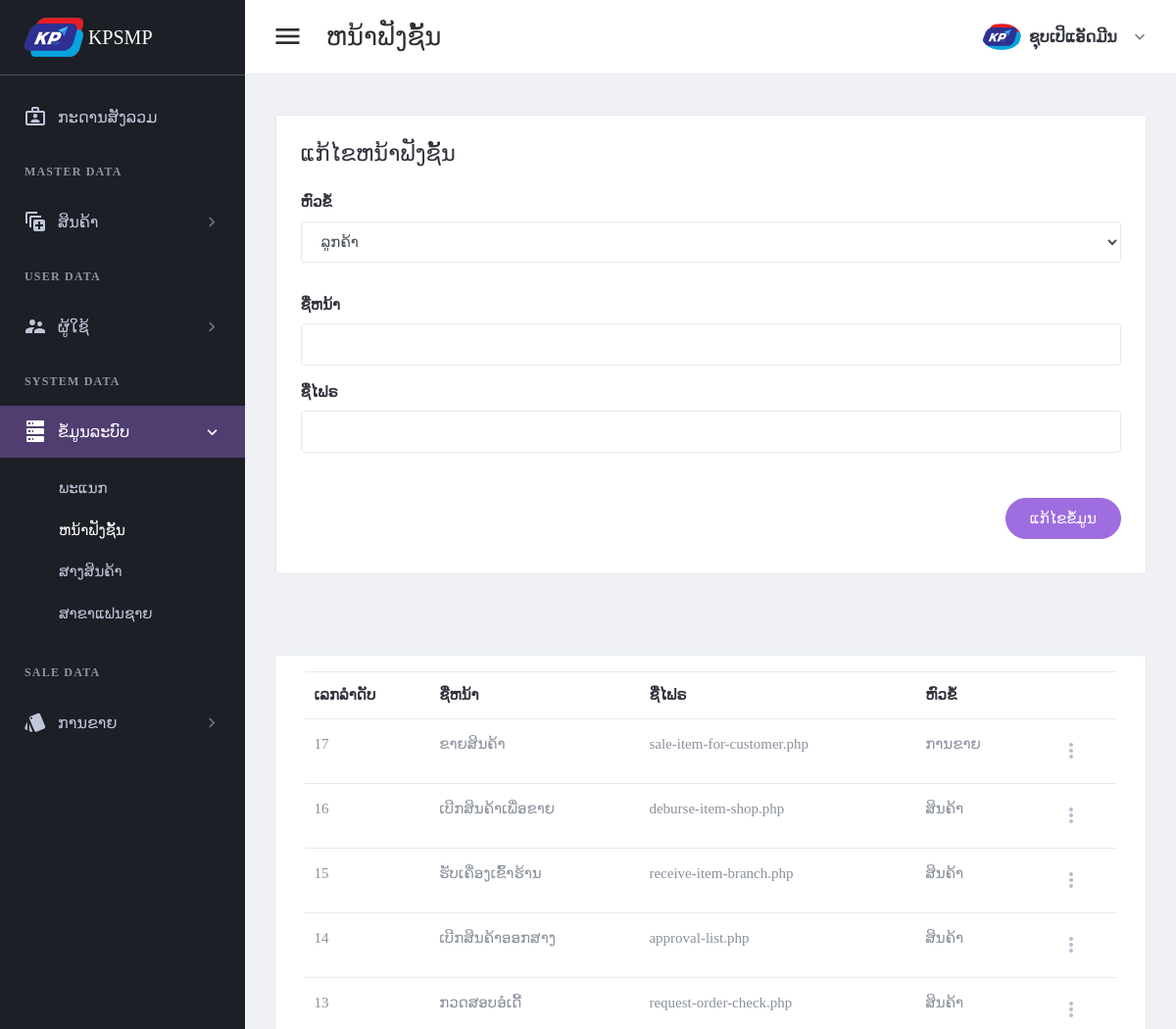
The app's page /page/edit-function.php (signed in, upper part), older data.
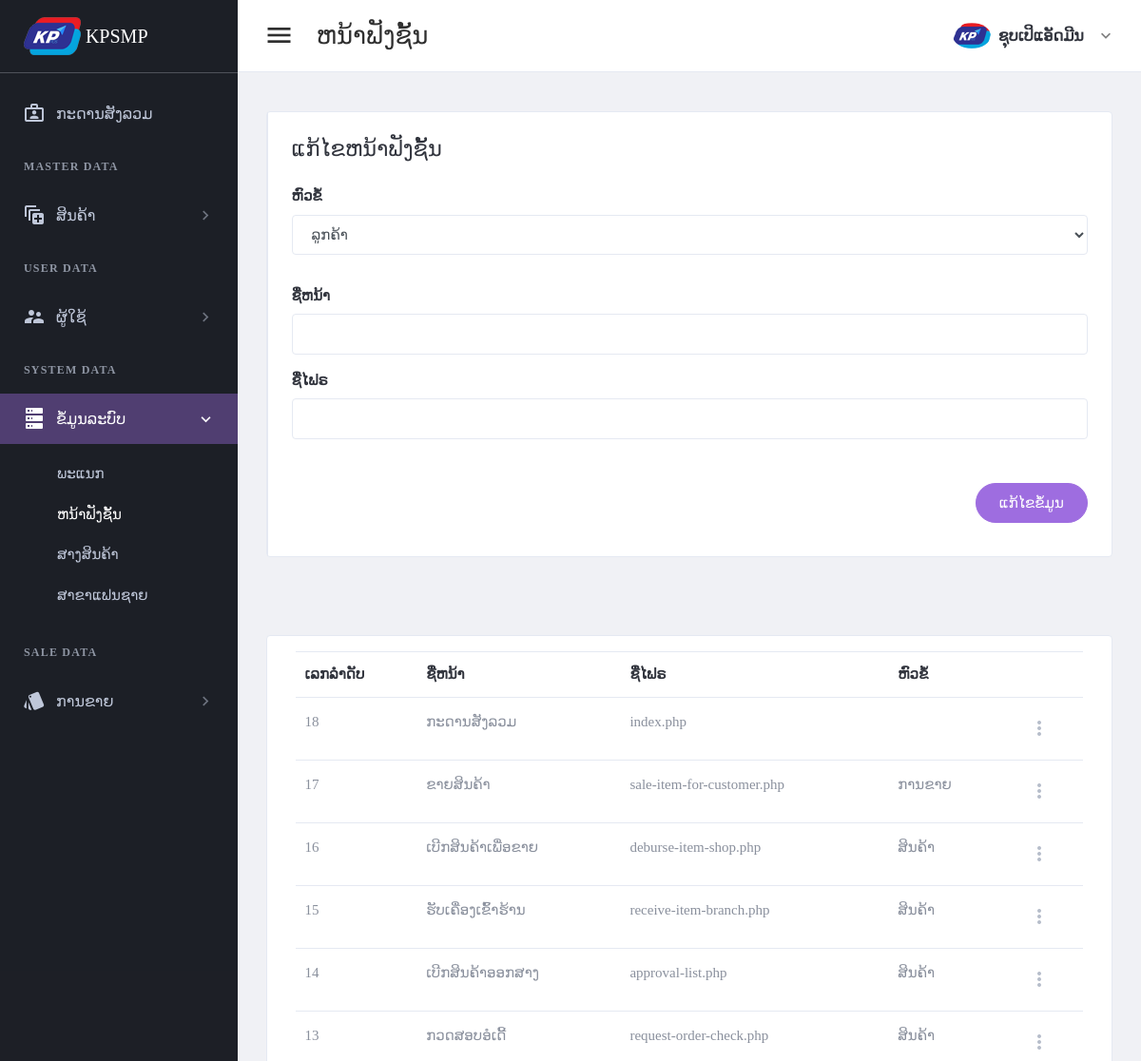
The same page, newer data.
### tables this page shows
CREATE TABLE `tbl_header_title` (
  `ht_id` int(11) NOT NULL,
  `ht_name` varchar(300) DEFAULT NULL
);

CREATE TABLE `tbl_sub_title` (
  `st_id` int(11) NOT NULL,
  `st_name` varchar(300) DEFAULT NULL,
  `icon_code` varchar(100) DEFAULT NULL,
  `ht_id` int(11) DEFAULT NULL
);

CREATE TABLE `tbl_page_title` (
  `pt_id` int(11) NOT NULL,
  `pt_name` varchar(300) DEFAULT NULL,
  `ptf_name` varchar(100) DEFAULT NULL,
  `st_id` int(11) DEFAULT NULL
);

### setting/checksession.php (called while the page is built, shortened)
<?php
	if($_SESSION['id_users'] == "" )
	{
	header("location:logout.php");
	}
	  else{
		$role_id = $_SESSION["role_id"];
	}
?>

### page/edit-function.php (the view, shortened to what the changed rows need)
<?php
include("../setting/checksession.php");
include("../setting/conn.php");
$header_name = "ຫນ້າຟັງຊັ້ນ";
$header_click = "4";
?>
<!DOCTYPE html>
<html lang="en" dir="ltr">
<head>
	<?php
	include("../setting/callcss.php");
	?>
</head>
<body class="navbar-fixed sidebar-fixed" id="body">
	<div class="wrapper">
		<?php include "menu.php"; ?>
		<div class="page-wrapper">
			<div class="content-wrapper">
				<div class="content">
					<div class="card card-default">
						<div class="card-body">
							<table id="productsTable" class="table table-hover table-product" style="width:100%">
								<thead>
									<tr>
										<th>ເລກລຳດັບ</th>
										<th>ຊື່ຫນ້າ</th>
										<th>ຊື່ໄຟຣ</th>
										<th>ຫົວຂໍ້</th>
										<th></th>
									</tr>
								</thead>
								<tbody>
									<?php
									$stmt4 = $conn->prepare("SELECT  pt_id,pt_name,ptf_name,st_name
									FROM tbl_page_title a
									left join tbl_sub_title b on a.st_id = b.st_id order by pt_id desc ");
									$stmt4->execute();
									if ($stmt4->rowCount() > 0) {
										while ($row4 = $stmt4->fetch(PDO::FETCH_ASSOC)) {
											$pt_id = $row4['pt_id'];
											$pt_name = $row4['pt_name'];
											$ptf_name = $row4['ptf_name'];
											$st_name = $row4['st_name'];
									?>
											<tr>
												<td><?php echo "$pt_id"; ?></td>
												<td><?php echo "$pt_name"; ?></td>
												<td><?php echo "$ptf_name"; ?></td>
												<td><?php echo "$st_name"; ?></td>
												<td>
                                                    <div class="dropdown">
                                                        <a class="dropdown-toggle icon-burger-mini" href="#" role="button" id="dropdownMenuLink" data-toggle="dropdown" aria-haspopup="true" aria-expanded="false" data-display="static">
                                                        </a>
                                                    </div>
                                                </td>
											</tr>
									<?php
										}
									}
									?>
								</tbody>
							</table>
						</div>
					</div>
				</div>
			</div>
		</div>
	</div>
</body>
</html>

### page/menu.php (shortened to what the changed rows need)
<aside class="left-sidebar sidebar-dark" id="left-sidebar">
  <div id="sidebar" class="sidebar sidebar-with-footer">
    <div class="sidebar-left" data-simplebar style="height: 100%;">
      <ul class="nav sidebar-inner" id="sidebar-menu">
        <li class="<?php if ($header_click == 0) {
                      echo "active";
                    } ?>">
          <a class="sidenav-item-link" href="index.php">
          </a>
        </li>
        <?php
        $stmt = $conn->prepare(" SELECT distinct a.ht_id,ht_name
        FROM tbl_header_title a
        left join tbl_role_page b on a.ht_id = b.ht_id
        where role_id ='$role_id'
        order by  a.ht_id asc ");
        $stmt->execute();
        if ($stmt->rowCount() > 0) {
          while ($row = $stmt->fetch(PDO::FETCH_ASSOC)) {
            $ht_id = $row['ht_id'];
            $ht_name = $row['ht_name'];
        ?>
            <li class="section-title"> <?php echo "$ht_name"; ?></li>
            <?php
            $stmt1 = $conn->prepare("SELECT distinct a.st_id,st_name,role_id,icon_code
            FROM tbl_sub_title a
            left join tbl_role_page b on a.st_id = b.st_id
            where a.ht_id = '$ht_id' and role_id ='$role_id'
            order by a.st_id asc ");
            $stmt1->execute();
            if ($stmt1->rowCount() > 0) {
              while ($row1 = $stmt1->fetch(PDO::FETCH_ASSOC)) {
                $st_name = $row1['st_name'];
                $st_id = $row1['st_id'];
                $icon_code = $row1['icon_code'];
            ?>
                <li class='has-sub <?php if ($header_click == "$st_id") {
                                      echo "active expand";
                                    } ?>'>
                  <a class="sidenav-item-link" href="javascript:void(0)" data-toggle="collapse" data-target='#<?php echo "$st_name"; ?>' aria-expanded="false" aria-controls="<?php echo "$st_name"; ?>">
                    <i class="mdi <?php echo "$icon_code"; ?>"></i>
                    <span class="nav-text"> <?php echo "$st_name"; ?> </span> <b class="caret"></b>
                  </a>
                  <ul class='collapse <?php if ($header_click == "$st_id") {
                                        echo "show";
                                      } ?>' id="<?php echo "$st_name"; ?>" data-parent="#sidebar-menu">
                    <div class="sub-menu">
                      <?php
                      $stmt2 = $conn->prepare(" SELECT pt_name,ptf_name
                      FROM tbl_page_title a
                      left join tbl_role_page b on a.pt_id = b.pt_id
                      where a.st_id = '$st_id' and role_id ='$role_id'
                      order by a.pt_id asc ");
                      $stmt2->execute();
                      if ($stmt2->rowCount() > 0) {
                        while ($row2 = $stmt2->fetch(PDO::FETCH_ASSOC)) {
                          $pt_name = $row2['pt_name'];
                      ?>
                          <li class="<?php if ($header_name ==  $row2['pt_name']) {
                                        echo "active";
                                      } ?>">
                            <a class="sidenav-item-link" href='<?php echo $row2['ptf_name'] ?>'>
                              <span class="nav-text"><?php echo "$pt_name"; ?></span>
                            </a>
                          </li>
                      <?php
                        }
                      }
                      ?>
                    </div>
                  </ul>
              <?php
              }
            }
              ?>
                </li>
            <?php
          }
        }
            ?>
      </ul>
    </div>
  </div>
</aside>

Row changes from the older to the newer data that the page shows:
added tbl_page_title: pt_id "18", pt_name "ກະດານສັງລວມ", ptf_name "index.php", shown under "ແກ້ໄຂຫນ້າຟັງຊັ້ນ"
